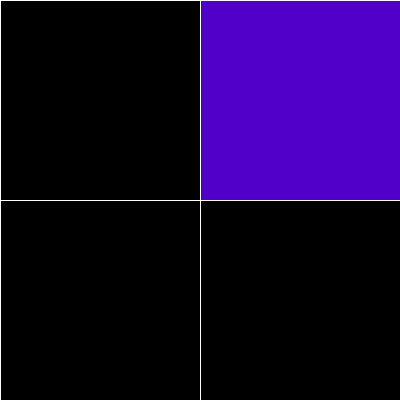
Frame 1 (no input)
Frame 60 (the mouse pressed at the canvas centre just before this capture): identical to frame 1, image omitted
Frame 120 (the mouse held since frame 60 and released just before this capture): identical to frame 1, image omitted

The Processing sketch that drew this single still picture (run headless with seeded random() and noise(); from frame 60 on, the mouse is pressed at the canvas centre):

// Processing sketch: ICM_Help_Week3_Buttons
// ── ICM_Help_Week3_Buttons.pde
//Craig Protzel
//ITP - ICM Fall 2012
//This example demonstrates 4 types of buttons

//Declare conditionals for each button
//Set all buttons to false

boolean buttonTopRight = false;
boolean buttonBottomRight = false;
boolean buttonTopLeft = false;
boolean buttonBottomLeft = false;

//The bottom left will incorporate hovering so it needs additional booleans
boolean buttonBottomLeftHover = false;

//Declare a fill variable for each button
color fillTopRight;
float fillBottomRight;
float fillTopLeft;
float fillBottomLeft;

//Define active state colors for Top Right Button
color hoveringTopRight = color(200, 0, 80);
color notHoveringTopRight = color(80, 0, 200);

void setup() {

  size(400, 400);
  smooth();
  background(0);

  //create permanent grid
  stroke(255);
  line (width/2, 0, width/2, height);
  line(0, height/2, width, height/2);
}


void draw() {

  
  //*************CHECK CONDITIONS*************//    
  //check if the mouse is inside the TOP RIGHT Square
  if (mouseX > width/2 && mouseY < height/2) {
    buttonTopRight = true;
    println("Inside Top Right");
  }
  else {
    buttonTopRight = false;
  }

  //check if the mouse is inside the BOTTOM RIGHT square and if the mouse is pressed
  if (mouseX > width/2 && mouseY > height/2 && mousePressed) {
    buttonBottomRight = true;
    println("Clicked Bottom Right");
  }
  else {
    buttonBottomRight = false;
  }

  //check if the mouse is inside the BOTTOM LEFT button and if the button has been clicked
  if (buttonBottomLeft) {
    buttonBottomLeftHover = false;
  }
  //check if the mouse is inside the Bottom Left button and if the button has not been clicked
  else if (mouseX < width/2 && mouseY > height/2) {
    buttonBottomLeftHover = true;
    println("Hover Bottom Left");
  }
  //all other scenarios (check if the mouse is outside the Bottom Left button and if the button has not been clicked)
  else {
    buttonBottomLeft = false;
    buttonBottomLeftHover = false;
  }


  //*************SET COLOR VALUES*************//
  //set fill value for TOP RIGHT
  if (buttonTopRight == true) {
    fillTopRight = hoveringTopRight;
  }
  else {
    fillTopRight = notHoveringTopRight;
  }
  //set fill value for BOTTOM RIGHT
  if (buttonBottomRight) {
    fillBottomRight = 255;
  }
  else {
    fillBottomRight = 0;
  }
  //set fill value for TOP LEFT
  if (buttonTopLeft) {
    fillTopLeft = 255;
  }
  else {
    fillTopLeft = 0;
  }
  //set fill value for BOTTOM LEFT
  //the Bottom Left button requires an "else if" to check for hover
  if (buttonBottomLeft) {
    fillBottomLeft = 255;
  }
  else if (buttonBottomLeftHover) {
    fillBottomLeft = 125;
  }
  else {
    fillBottomLeft = 0;
  }



  //*************DRAW BUTTONS*************//
  //draw each button with its resepctive fill value
  fill(fillTopLeft);
  rect(0, 0, width/2, height/2);
  fill(fillTopRight);
  rect(width/2, 0, width/2, height/2);
  fill(fillBottomLeft);
  rect(0, height/2, width/2, height/2);
  fill(fillBottomRight);
  rect(width/2, height/2, width/2, height/2);
  
}


//Use the mousePressed() function to toggle the Top Left and Bottom Left Buttons
//This function is called outside the draw loop so the conditionals don't get reset each frame
void mousePressed() {
  if (mouseX < width/2 && mouseY < height/2) {
    buttonTopLeft = !buttonTopLeft;
    println("Toggle Top Left");
  }

  if (mouseX < width/2 && mouseY > height/2) {
    buttonBottomLeft = !buttonBottomLeft;
    println("Toggle Bottom Left");
  }
}
